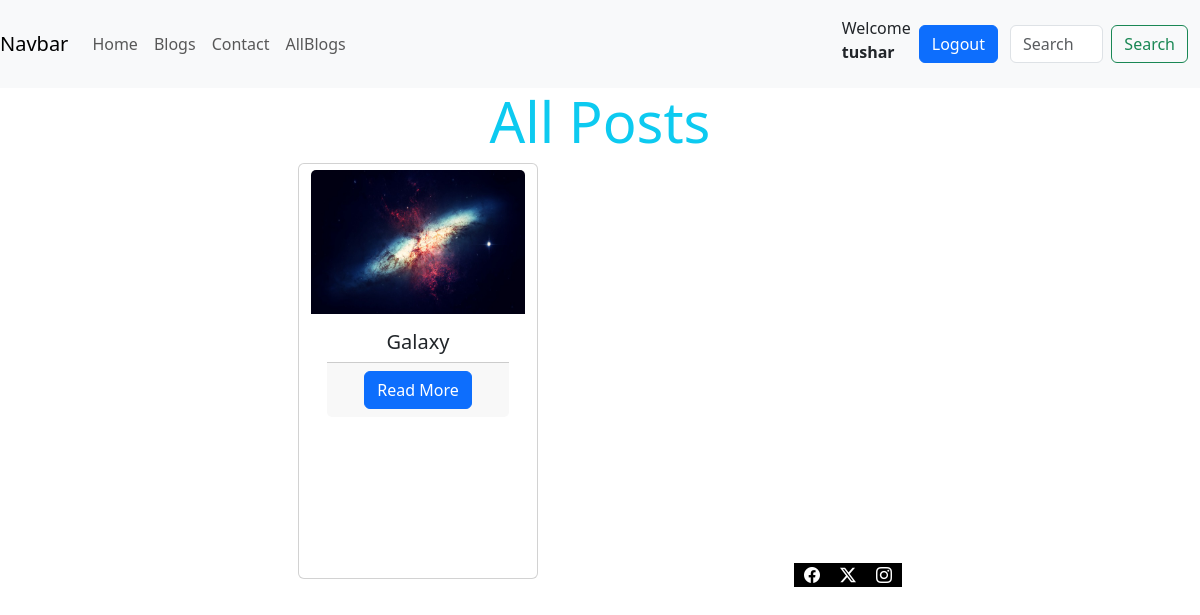
/allblogs?category=Astronomy (signed in), run on the app's committed database.
### myBlogs/models.py (models this page shows)
class blog_post(models.Model):
    blog_title = models.CharField(max_length=80)
    blog_img = models.ImageField(upload_to='images/')
    blog_description=RichTextField()
    Blog_cat = models.ForeignKey(blog_category,null=True, default= None ,on_delete=models.CASCADE)
    like_count =models.IntegerField(default=0, null = True)
    view_count = models.IntegerField(default=0, null = True)
    def __str__(self):
        return self.blog_title

### myBlogs/views.py (the view)
# urls.py: path('allblogs',views.allblogs,name='allblogs'),
def allblogs(request):
    x = blog_post.objects.all()
    var = request.GET.get('category')
    print(var)
    if(var):
        x=blog_post.objects.filter(Blog_cat__blog_cat=var)
        print(x)
    else:
        x=blog_post.objects.all()
        print(x)
    p = Paginator(x, 3)
    page_number = request.GET.get("page")
    page_obj = p.get_page(page_number)
    return render(request,'myBlogs/allblogs.html',{"y":x})

### myBlogs/templates/myBlogs/allblogs.html (shortened to what this page needs)
<!DOCTYPE html>
<html lang="en">
<head>
    <link href="https://cdn.jsdelivr.net/npm/bootstrap@5.3.2/dist/css/bootstrap.min.css" rel="stylesheet">
    {%include 'myBlogs/navigation_bar.html' %}
</head>
<body>
    <div class="container text-center mb-4">
        <h3 class="display-4 text-info">All Posts</h3>
        <div class="d-flex flex-wrap justify-content-evenly">
          {% for y in y %}
          <div id="My_card" class="card mb-2 btn btn-outline-secondary" style="width: 20vw; min-height:5vw;">
            <img src="{{ y.blog_img.url }}" class="card-img-top" alt="..." style="height: 12vw">
            <div class="card-body">
              <h5 class="card-title">{{ y.blog_title }}</h5>
              <div class="card-footer">
                <a href='{% url 'add_comment' y.blog_title %}?blog_id={{y.id}}' class="btn btn-primary">Read More</a
              </div>
            </div>
          </div>
          {% endfor %}
          <nav aria-label="Page navigation">
        </nav>
      </div>
    <footer >
      {% include "myBlogs/footer.html" %}
    </footer>
  </body>
</html>

### myBlogs/templates/myBlogs/navigation_bar.html (shortened to what this page needs)
<!DOCTYPE html>
<html lang="en">
<head>
</head>
<body>
  <nav class="navbar navbar-expand-lg navbar-light bg-light">
    <a class="navbar-brand" href="#">Navbar</a>
    <div class="collapse navbar-collapse" id="navbarNav">
      <ul class="navbar-nav" style="margin-right: 40vw;">
        <li class="nav-item active">
          <a class="nav-link" href="/home">Home </a>
        </li>
        <li class="nav-item">
          <a class="nav-link" href="/blog">Blogs</a>
        </li>
        <li class="nav-item">
          <a class="nav-link" href="/contact">Contact</a>
        </li>
        <li class="nav-item">
          <a class="nav-link" href="/allblogs">AllBlogs</a>
        </li>
      </ul>
      {% if user.is_authenticated %}
      <p class="px-2 mt-2">Welcome <b>{{ user.username }}</b></p>
        <a class="btn btn-primary" href="{% url 'logoutuser' %}">Logout</a>
      {% endif %}
      <div class="container-fluid">
        <form class="d-flex" method="post" action="{% url 'find_blog' %}" role="search">
          <input class="form-control me-2" type="search" placeholder="Search" aria-label="Search" name="blog_search">
          <button class="btn btn-outline-success" type="submit">Search</button>
        </form>
      </div>
    </div>
  </nav>
</body>
</html>

### data on the page
blog_post: blog_img (picture), blog_title "Galaxy"

### other printed values
{{ user.username }} "tushar"
